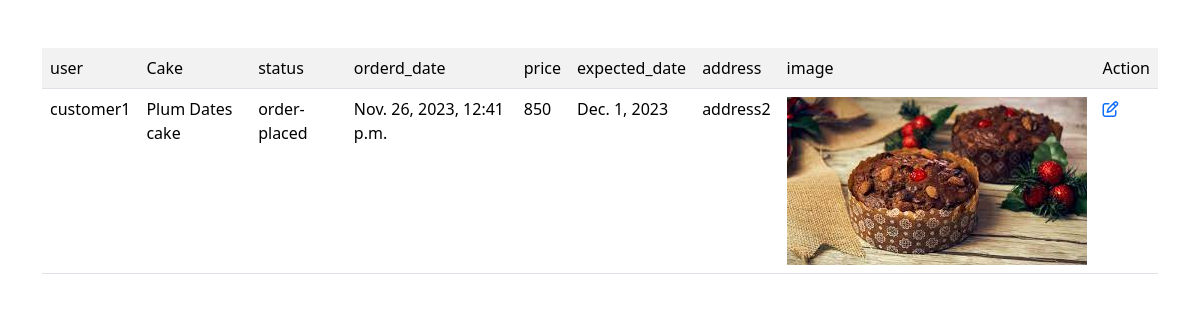
Screenshot of /cake/orders/ (signed in) with the database file from the repository.
### cakeapp/models.py (models this page shows, shortened)
class Orders(models.Model):
    user=models.ForeignKey(User,on_delete=models.CASCADE)
    cakevarient=models.ForeignKey(CakeVarients,on_delete=models.CASCADE)
    options=(
        ("order-placed","order-placed"),
        ("cancelled","cancelled"),
        ("dispatced","dispatched"),
        ("in-transit","in-transit"),
        ("delivered","delivered")
    )
    status=models.CharField(max_length=200,choices=options,default="order-placed")
    orderd_date=models.DateTimeField(auto_now_add=True)
    expected_date=models.DateField(null=True)
    address=models.CharField(max_length=200)

class User(AbstractUser):
    phone=models.CharField(max_length=100,unique=True)
    address=models.CharField(max_length=200)

class CakeVarients(models.Model):
    price=models.PositiveIntegerField()
    options=(
        (".5kg",".5kg"),
        ("1kg","1kg"),
        ("2kg","2kg"),
        ("5kg","5kg")
    )
    size=models.CharField(max_length=200,choices=options,default="1kg")
    option=(
        ("round","round"),
        ("square","square"),
        ("heart","heart")
    )
    shape=models.CharField(max_length=200,choices=option,default="round")
    cake=models.ForeignKey(Cakes,on_delete=models.CASCADE)
    def __str__(self):
        return self.cake.name

class Cakes(models.Model):
    name=models.CharField(max_length=200)
    Category=models.ForeignKey(Category,on_delete=models.CASCADE)
    options=(
        ('choclate','choclate'),
        ('black forest','black forest'),
        ('red velvet','red velvet'),
        ('butter  scotch','butter scotch'),
        ('vanilla','vanilla'),
        ('pineapple','pineapple'),
        ('dates','dates'),
        ('non-alcoholic','non-alcoholic'),
        ('dry-fruits','dry-fruits'),
        ('mixed-fruits','mixed-fruits'),
        ('blueberry','blueberry'),
        ('strawberry','strawberry')
    )
    flavour=models.CharField(max_length=200,choices=options,default="choclate")
    image=models.ImageField(upload_to="images")

### cakeapp/views.py (the view)
# urls.py: path("cake/orders/",OrderView.as_view(),name="order"),
@method_decorator(decs,name="dispatch")
class OrderView(ListView):
    template_name="cake/order.html"
    model=Orders
    context_object_name="orders"
    def get_queryset(self):
        return Orders.objects.filter(status="order-placed")

### cakeapp/views.py (called while the page is built)
def signin_required(fn):
    def wrapper(request,*args,**kwargs):
        if not request.user.is_authenticated:
            messages.error(request,"invalid session!!!")
            return redirect("signin")
        else:
            return fn(request,*args,**kwargs)
    return wrapper

def is_admin(fn):
    def wrapper(request,*args,**Kwargs):
        if not request.user.is_superuser:
            messages.error(request,"permission denied for current user !!!")
            return redirect("signin")
        else:
           return fn(request,*args,**Kwargs)
    return wrapper

### cakeapp/templates/cake/order.html
{% extends "cake/base.html" %}
{% block body_block%}
<div class="container mt-5">
<table class="table table-striped ">
    <tr>
        <td>user</td>
        <td>Cake</td>
        <td>status</td>
        <td>orderd_date</td>
        <td>price</td>
        <td>expected_date</td>
        <td>address</td>
        <td>image</td>
        <td>Action</td>
    </tr>
    {% for o in orders%}
    <tr>
        <td>{{o.user}}</td>
        <td>{{o.cakevarient}}</td>
        <td>{{o.status}}</td>
        <td>{{o.orderd_date}}</td>
        <td>{{o.cakevarient.price}}</td>
        <td>{{o.expected_date}}</td>
        <td>{{o.address}}</td>
        <td><img src="{{o.cakevarient.cake.image.url}}" alt=""></td>
        <td> <a href="{% url 'order-change' o.id %}" ><i class="fa-regular fa-pen-to-square"></i></a>
    </tr>
    {%endfor%}
</table>
</div>
{%endblock%}

### rows the page displays
Orders: user "customer1", cakevarient "Plum Dates cake", status "order-placed", orderd_date "Nov. 26, 2023, 12:41 p.m.", cakevarient.price "850", expected_date "Dec. 1, 2023", address "address2", cakevarient.cake.image (picture)
